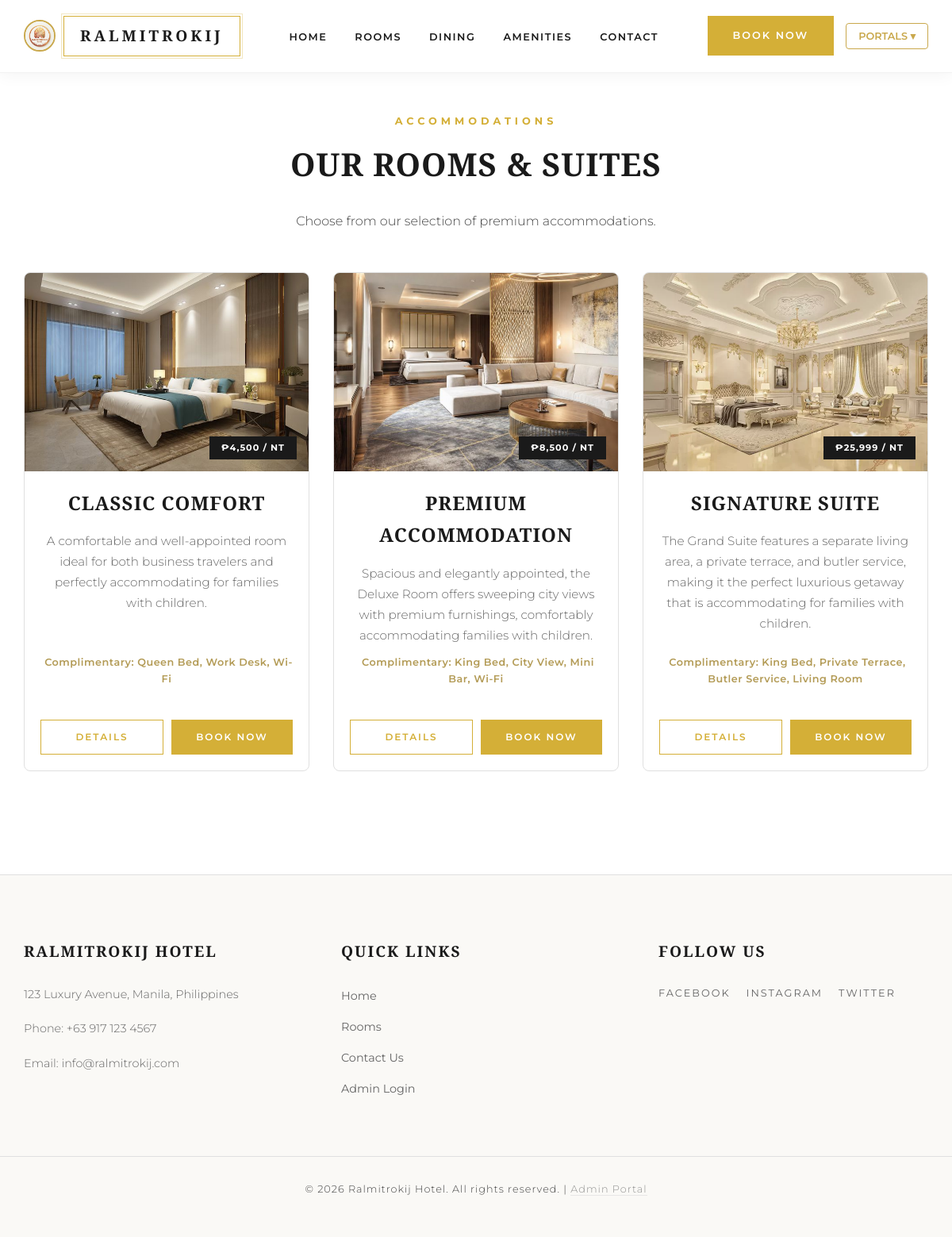
The page /rooms.php on the database its author committed.
### tables this page shows
CREATE TABLE IF NOT EXISTS rooms (
    id INT AUTO_INCREMENT PRIMARY KEY,
    name VARCHAR(255) NOT NULL,
    category VARCHAR(100) NOT NULL,
    price DECIMAL(10, 2) NOT NULL,
    description TEXT,
    amenities TEXT,  
    image VARCHAR(255),
    status ENUM('Available', 'Maintenance') DEFAULT 'Available',
    quantity INT DEFAULT 1,
    created_at TIMESTAMP DEFAULT CURRENT_TIMESTAMP
);

### includes/functions.php (called while the page is built, shortened)
<?php
function get_all_data($table) {
    global $pdo;
    if ($table === 'bookings') $table = 'reservations';
    $allowed_tables = ['rooms', 'reservations', 'addons', 'users', 'travel_agencies'];
    try {
        $stmt = $pdo->query("SELECT * FROM " . $table);
        return $stmt->fetchAll(PDO::FETCH_ASSOC);
    } catch (PDOException $e) {
        return [];
    }
}
function h($string) {
    return htmlspecialchars($string, ENT_QUOTES, 'UTF-8');
}
function format_php($amount) {
    return '₱' . number_format($amount, 0, '.', ',');
}
function get_room_group_stats($category, $price, $check_in = null, $check_out = null) {
    $rooms = get_all_data('rooms');
    $bookings = get_all_data('bookings');
    $stats = ['total' => 0, 'maintenance' => 0, 'booked' => 0, 'available' => 0];
    foreach ($rooms as $room) {
        if ($room['category'] === $category && $room['price'] == $price) {
            $qty = $room['quantity'] ?? 1;
            $stats['total'] += $qty;
            if (($room['status'] ?? 'Available') === 'Maintenance') {
                $stats['maintenance'] += $qty;
            } else {
                $booked_count = 0;
                $stats['booked'] += $booked_count;
                $stats['available'] += max(0, $qty - $booked_count);
            }
        }
    }
    return $stats;
}
function get_free_room_amenities($amenities_input) {
    if (is_array($amenities_input)) {
        return $amenities_input;
    } else {
        return array_map('trim', explode(',', $amenities_input));
    }
}
?>

### rooms.php (the view, shortened to what this page needs)
<?php
require_once 'includes/db_connect.php';
require_once 'includes/functions.php';
include 'includes/header.php';
$all_rooms = get_all_data('rooms');
$grouped_rooms = [];
foreach ($all_rooms as $room) {
    $key = $room['category'] . '_' . $room['price'];
    if (!isset($grouped_rooms[$key])) {
        $room['display_name'] = $room['category'];
        $grouped_rooms[$key] = $room;
    }
}
$rooms = array_values($grouped_rooms);
usort($rooms, function($a, $b) {
    $nameA = strtolower($a['name']);
    $nameB = strtolower($b['name']);
    $weightA = 99;
    $weightB = 99;
    if (strpos($nameA, 'standard') !== false) $weightA = 1;
    elseif (strpos($nameA, 'deluxe') !== false) $weightA = 2;
    elseif (strpos($nameA, 'grand') !== false || strpos($nameA, 'suite') !== false) $weightA = 3;
    if (strpos($nameB, 'standard') !== false) $weightB = 1;
    elseif (strpos($nameB, 'deluxe') !== false) $weightB = 2;
    elseif (strpos($nameB, 'grand') !== false || strpos($nameB, 'suite') !== false) $weightB = 3;
    if ($weightA === $weightB) {
        return $a['price'] <=> $b['price'];
    }
    return $weightA <=> $weightB;
});
function get_room_picture($room_name) {
    $name = strtolower($room_name);
    if (strpos($name, 'grand') !== false || strpos($name, 'suite') !== false) {
        return './pictures/grandsuite.jpg';
    } elseif (strpos($name, 'deluxe') !== false) {
        return './pictures/deluxe.jpg';
    }
    return 'pictures/standard.jpg';
}
?>
<section class="section-padding">
    <div class="container">
        <div class="section-title">
            <span>ACCOMMODATIONS</span>
            <h2>OUR ROOMS & SUITES</h2>
            <p>Choose from our selection of premium accommodations.</p>
        </div>
        <div class="grid-3">
            <?php foreach($rooms as $room): ?>
                <?php
                    $image_src = (!empty($room['image']) && file_exists($room['image'])) ? h($room['image']) : get_room_picture($room['name']);
                ?>
                <article class="room-card" style="display: flex; flex-direction: column; border-radius: var(--radius-md, 8px); overflow: hidden;">
                    <div class="room-image" style="height: 250px;">
                        <img src="<?php echo $image_src; ?>" alt="<?php echo h($room['name']); ?> interior" loading="lazy">
                        <span class="category-label" style="top: auto; bottom: 15px; right: 15px; left: auto; background: var(--primary-color); color: var(--white);">
                            <?php echo format_php($room['price']); ?> / NT
                        </span>
                    </div>
                    <div class="room-content" style="flex-grow: 1; display: flex; flex-direction: column;">
                        <h3 style="text-transform: uppercase; letter-spacing: 1px;"><?php echo h($room['display_name']); ?></h3>
                        <p style="flex-grow: 1; margin-bottom: 10px;"><?php echo h($room['description'] ?? 'Experience ultimate comfort and exquisite modern style in our premium luxury living spaces.'); ?></p>
                        <?php
                            $free_inclusions = get_free_room_amenities($room['amenities'] ?? '');
                            if (!empty($free_inclusions)):
                        ?>
                            <p style="font-size: 0.8rem; color: #b39b56; margin-top: 0; font-weight: 600; letter-spacing: 0.5px;">
                                <i class="fas fa-gift" style="margin-right: 5px;"></i> Complimentary: <?php echo h(implode(', ', $free_inclusions)); ?>
                            </p>
                        <?php endif; ?>
                        <?php
                            $stats = get_room_group_stats($room['category'], $room['price']);
                            $is_available = $stats['available'] > 0;
                            if ($stats['maintenance'] > 0 && $stats['available'] == 0 && $stats['booked'] == 0) {
                                $badge_html = '<p style="color: #e74c3c; font-weight: bold; font-size: 0.8rem; margin-top: 5px;"><i class="fas fa-tools"></i> Under Maintenance</p>';
                                $button_text = 'MAINTENANCE';
                            } elseif ($stats['available'] == 0) {
                                $badge_html = '<p style="color: #e74c3c; font-weight: bold; font-size: 0.8rem; margin-top: 5px;"><i class="fas fa-calendar-times"></i> Fully Booked</p>';
                                $button_text = 'ROOM FULL';
                            } elseif ($stats['maintenance'] > 0 || $stats['total'] > 1) {
                                $badge_html = '';
                                $button_text = 'BOOK NOW';
                            } else {
                                $button_text = 'BOOK NOW';
                            }
                        ?>
                        <div style="display: flex; gap: 10px; margin-top: 15px;">
                            <a href="room.php?category=<?php echo urlencode($room['category']); ?>&price=<?php echo $room['price']; ?>" class="btn-secondary" style="flex: 1; padding: 10px; font-size: 0.75rem;" aria-label="View details for <?php echo h($room['display_name']); ?>">DETAILS</a>
                            <?php if ($is_available): ?>
                                <a href="room.php?category=<?php echo urlencode($room['category']); ?>&price=<?php echo $room['price']; ?>#booking" class="btn-primary" style="flex: 1; padding: 10px; font-size: 0.75rem;" aria-label="Book <?php echo h($room['display_name']); ?> now"><?php echo $button_text; ?></a>
                            <?php else: ?>
                                <button class="btn-primary" style="flex: 1; padding: 10px; font-size: 0.75rem; background-color: #ccc; border-color: #ccc; cursor: not-allowed;" disabled><?php echo $button_text; ?></button>
                            <?php endif; ?>
                        </div>
                    </div>
                </article>
            <?php endforeach; ?>
        </div>
    </div>
</section>
<?php include 'includes/footer.php'; ?>

### includes/header.php (shortened to what this page needs)
<!DOCTYPE html>
<html lang="en">
<head>
    <link rel="stylesheet" href="assets/css/styles.css?v=<?php echo time(); ?>">
</head>
<body>
    <header class="main-header sticky">
        <div class="container header-container">
            <div class="logo">
                <a href="index.php" style="display: flex; align-items: center; gap: 10px; text-decoration: none;">
                    <img src="pictures/logo.jpg" alt="Ralmitrokij Logo">
                    <span class="logo-box">RALMITROKIJ</span>
                </a>
            </div>
            <nav class="main-nav">
                <ul>
                    <li><a href="index.php#home">HOME</a></li>
                    <li><a href="rooms.php">ROOMS</a></li>
                    <li><a href="index.php#dining">DINING</a></li>
                    <li><a href="index.php#amenities">AMENITIES</a></li>
                    <li><a href="contact.php">CONTACT</a></li>
                </ul>
            </nav>
            <div class="header-actions-group desktop-only-group">
                <div class="header-cta">
                    <a href="rooms.php" class="btn-primary">BOOK NOW</a>
                </div>
                <div class="portal-dropdown">
                    <button class="portal-btn">
                        PORTALS &#9662;
                    </button>
                </div>
            </div>
        </div>
    </header>
</body>
</html>

### includes/footer.php (shortened to what this page needs)
<?php
$protocol = isset($_SERVER['HTTPS']) && $_SERVER['HTTPS'] === 'on' ? 'https' : 'http';
$host = $_SERVER['HTTP_HOST'];
$script_dir = str_replace('\\', '/', dirname($_SERVER['SCRIPT_NAME']));
if ($script_dir === '/' || $script_dir === '\\') {
    $script_dir = '';
}
$base_url = $protocol . '://' . $host . $script_dir . '/';
$root_index = $base_url . 'index.php';
?>
    <footer class="main-footer">
        <div class="container footer-grid">
            <div class="footer-info">
                <h3>RALMITROKIJ HOTEL</h3>
                <p>123 Luxury Avenue, Manila, Philippines</p>
                        <p>Phone: +63 917 123 4567</p>
                        <p>Email: info@ralmitrokij.com</p>
            </div>
            <div class="footer-links">
                <h3>QUICK LINKS</h3>
                <ul>
                    <li><a href="<?php echo $root_index; ?>">Home</a></li>
                    <li><a href="<?php echo $base_url; ?>rooms.php">Rooms</a></li>
                    <li><a href="<?php echo $base_url; ?>contact.php">Contact Us</a></li>
                    <li><a href="<?php echo $base_url; ?>admin/login.php">Admin Login</a></li>
                </ul>
            </div>
            <div class="footer-social">
                <h3>FOLLOW US</h3>
                <div class="social-icons">
                    <a href="#">FACEBOOK</a>
                    <a href="#">INSTAGRAM</a>
                    <a href="#">TWITTER</a>
                </div>
            </div>
        </div>
        <div class="footer-bottom">
            <div class="container">
                <p>&copy; <?php echo date('Y'); ?> Ralmitrokij Hotel. All rights reserved. | <a href="<?php echo $base_url; ?>admin/login.php" class="admin-link">Admin Portal</a></p>
            </div>
        </div>
    </footer>
</body>
</html>

### includes/header.php (style rules this page uses)
.logo img { height: 40px; width: 40px; object-fit: cover; border-radius: 50%; border: 2px solid #c9a84c; }
.header-container { display: flex; align-items: center; justify-content: space-between; width: 100%; }
.portal-dropdown { position: relative; margin-left: px; }
.portal-btn { background: transparent; border: 1px solid #c9a84c; color: #c9a84c; padding: 8px 15px; font-family: 'Montserrat', sans-serif; font-weight: 600; font-size: 0.8rem; cursor: pointer; border-radius: 4px; transition: all 0.2s; }
.portal-dropdown::after { content: ''; position: absolute; top: 100%; left: 0; width: 100%; height: 15px; }
.header-actions-group { display: flex; align-items: center; gap: 15px; }

### rows shown on the page
rooms: shows a picture, price "₱4,500", category "CLASSIC COMFORT", description "A comfortable and well-appointed room ideal for both business travelers and perfectly accommodating for families with children.", amenities "Queen Bed, Work Desk, Wi-Fi", button_text "BOOK NOW"
rooms: shows a picture, price "₱8,500", category "PREMIUM ACCOMMODATION", description "Spacious and elegantly appointed, the Deluxe Room offers sweeping city views with premium furnishings, comfortably accommodating families with children.", amenities "King Bed, City View, Mini Bar, Wi-Fi", button_text "BOOK NOW"
rooms: shows a picture, price "₱25,999", category "SIGNATURE SUITE", description "The Grand Suite features a separate living area, a private terrace, and butler service, making it the perfect luxurious getaway that is accommodating for families with children.", amenities "King Bed, Private Terrace, Butler Service, Living Room", button_text "BOOK NOW"
